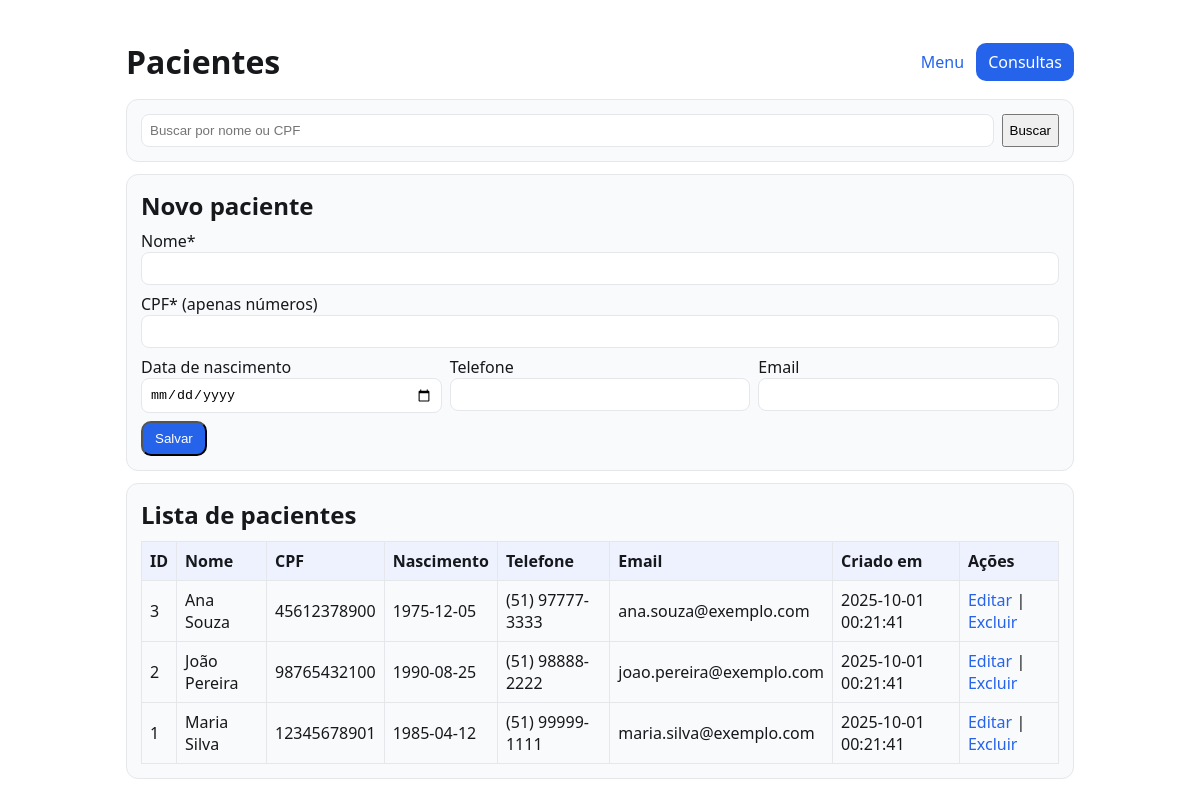
Page /pacientes.php on the committed database.
### tables this page shows
CREATE TABLE pacientes (
    id INT AUTO_INCREMENT PRIMARY KEY,
    nome VARCHAR(100) NOT NULL,
    cpf VARCHAR(11) UNIQUE NOT NULL,
    data_nascimento DATE,
    telefone VARCHAR(20),
    email VARCHAR(100),
    criado_em TIMESTAMP DEFAULT CURRENT_TIMESTAMP
);

### pacientes.php (the view, shortened to what this page needs)
<?php
$DB_HOST='127.0.0.1'; $DB_NAME='clinica'; $DB_USER='root'; $DB_PASS='';
function h($s){ return htmlspecialchars((string)$s, ENT_QUOTES, 'UTF-8'); }
try {
  $pdo = new PDO("mysql:host=$DB_HOST;dbname=$DB_NAME;charset=utf8mb4", $DB_USER, $DB_PASS, [
    PDO::ATTR_ERRMODE => PDO::ERRMODE_EXCEPTION
  ]);
} catch(Throwable $e){ http_response_code(500); exit('Erro: '.h($e->getMessage())); }
  ?>
  </html><?php exit;
$q=trim($_GET['q']??'');
if($q!==''){
  $st=$pdo->prepare("SELECT * FROM pacientes WHERE nome LIKE ? OR cpf LIKE ? ORDER BY id DESC");
  $like="%$q%"; $st->execute([$like,$like]);
}else{
  $st=$pdo->query("SELECT * FROM pacientes ORDER BY id DESC");
}
$rows=$st->fetchAll();
?>
<!doctype html>
<html lang="pt-br">
<header>
  <h1 style="margin:0">Pacientes</h1>
  <nav>
    <a href="index.php">Menu</a>
    <a class="btn" style="margin-left:8px" href="consultas.php">Consultas</a>
  </nav>
</header>
<div class="card" style="margin-bottom:12px">
  <form method="get" style="display:flex;gap:8px;flex-wrap:wrap">
    <input name="q" placeholder="Buscar por nome ou CPF" value="<?=h($q)?>" style="flex:1">
    <button class="btn>">Buscar</button>
  </form>
</div>
<div class="card" style="margin-bottom:12px">
  <h2 style="margin:0 0 8px">Novo paciente</h2>
  <form method="post">
    <div class="row"><label>Nome*<br><input name="nome" required></label></div>
    <div class="row"><label>CPF* (apenas números)<br><input name="cpf" required></label></div>
    <div class="row" style="display:grid;grid-template-columns:repeat(3,1fr);gap:8px">
      <label>Data de nascimento<br><input type="date" name="data_nascimento"></label>
      <label>Telefone<br><input name="telefone"></label>
      <label>Email<br><input type="email" name="email"></label>
    </div>
    <button class="btn" type="submit">Salvar</button>
  </form>
</div>
<div class="card">
  <h2 style="margin:0 0 8px">Lista de pacientes</h2>
  <table>
    <thead><tr>
      <th>ID</th><th>Nome</th><th>CPF</th><th>Nascimento</th><th>Telefone</th><th>Email</th><th>Criado em</th><th>Ações</th>
    </tr></thead>
    <tbody>
      <?php if(!$rows): ?>
        <tr><td colspan="8">Nenhum paciente.</td></tr>
      <?php else: foreach($rows as $r): ?>
        <tr>
          <td><?= (int)$r['id'] ?></td>
          <td><?= h($r['nome']) ?></td>
          <td><?= h($r['cpf']) ?></td>
          <td><?= h($r['data_nascimento']??'') ?></td>
          <td><?= h($r['telefone']??'') ?></td>
          <td><?= h($r['email']??'') ?></td>
          <td><?= h($r['criado_em']??'') ?></td>
          <td>
            <a href="pacientes.php?acao=edit&id=<?= (int)$r['id'] ?>">Editar</a> |
            <a href="pacientes.php?acao=delete&id=<?= (int)$r['id'] ?>">Excluir</a>
          </td>
        </tr>
      <?php endforeach; endif; ?>
    </tbody>
  </table>
</div>
</html>

### pacientes.php (style rules this page uses)
:root { --bg:#fff;--fg:#16181b;--muted:#6b7280;--card:#f8fafc;--bd:#e5e7eb;--primary:#2563eb; }
* { box-sizing:border-box }
header { display:flex;justify-content:space-between;align-items:center;margin-bottom:16px }
a { color:var(--primary);text-decoration:none }
.btn { background:var(--primary);color:#fff;padding:8px 12px;border-radius:10px;text-decoration:none }
.card { background:var(--card);border:1px solid var(--bd);border-radius:12px;padding:14px }
input,textarea,select { padding:8px;border:1px solid var(--bd);border-radius:8px;width:100% }
.row { margin:8px 0 }
table { border-collapse:collapse;width:100%;margin-top:10px }
th,td { border:1px solid var(--bd);padding:8px;text-align:left }
th { background:#eef2ff }

### rows in the picture
pacientes: id "3", nome "Ana Souza", cpf "45612378900", data_nascimento "1975-12-05", telefone "(51) 97777-3333", email "ana.souza@exemplo.com", criado_em "2025-10-01 00:21:41"
pacientes: id "2", nome "João Pereira", cpf "98765432100", data_nascimento "1990-08-25", telefone "(51) 98888-2222", email "joao.pereira@exemplo.com", criado_em "2025-10-01 00:21:41"
pacientes: id "1", nome "Maria Silva", cpf "12345678901", data_nascimento "1985-04-12", telefone "(51) 99999-1111", email "maria.silva@exemplo.com", criado_em "2025-10-01 00:21:41"
